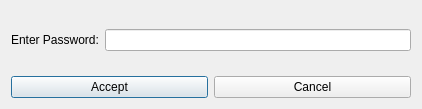
<?xml version="1.0" encoding="UTF-8"?>
<ui version="4.0">
 <class>dd::nixrar::PasswordDialog</class>
 <widget class="QDialog" name="dd::nixrar::PasswordDialog">
  <property name="geometry">
   <rect>
    <x>0</x>
    <y>0</y>
    <width>422</width>
    <height>109</height>
   </rect>
  </property>
  <property name="windowTitle">
   <string>Enter Password...</string>
  </property>
  <layout class="QVBoxLayout" name="verticalLayout">
   <item>
    <spacer name="verticalSpacer_2">
     <property name="orientation">
      <enum>Qt::Orientation::Vertical</enum>
     </property>
     <property name="sizeHint" stdset="0">
      <size>
       <width>20</width>
       <height>40</height>
      </size>
     </property>
    </spacer>
   </item>
   <item>
    <layout class="QHBoxLayout" name="horizontalLayout">
     <item>
      <widget class="QLabel" name="passwordLineEditLabel">
       <property name="text">
        <string>Enter Password:</string>
       </property>
      </widget>
     </item>
     <item>
      <widget class="QLineEdit" name="passwordInput"/>
     </item>
    </layout>
   </item>
   <item>
    <spacer name="verticalSpacer">
     <property name="orientation">
      <enum>Qt::Orientation::Vertical</enum>
     </property>
     <property name="sizeHint" stdset="0">
      <size>
       <width>20</width>
       <height>40</height>
      </size>
     </property>
    </spacer>
   </item>
   <item>
    <layout class="QHBoxLayout" name="horizontalLayout_2">
     <item>
      <widget class="QPushButton" name="acceptButton">
       <property name="text">
        <string>Accept</string>
       </property>
       <property name="icon">
        <iconset resource="NixRar.qrc">
         <normaloff>:/Icons/icons/check-mark.png</normaloff>:/Icons/icons/check-mark.png</iconset>
       </property>
      </widget>
     </item>
     <item>
      <widget class="QPushButton" name="cancelButton">
       <property name="text">
        <string>Cancel</string>
       </property>
       <property name="icon">
        <iconset resource="NixRar.qrc">
         <normaloff>:/Icons/icons/cancel.png</normaloff>:/Icons/icons/cancel.png</iconset>
       </property>
      </widget>
     </item>
    </layout>
   </item>
  </layout>
 </widget>
 <resources>
  <include location="NixRar.qrc"/>
 </resources>
 <connections/>
</ui>
